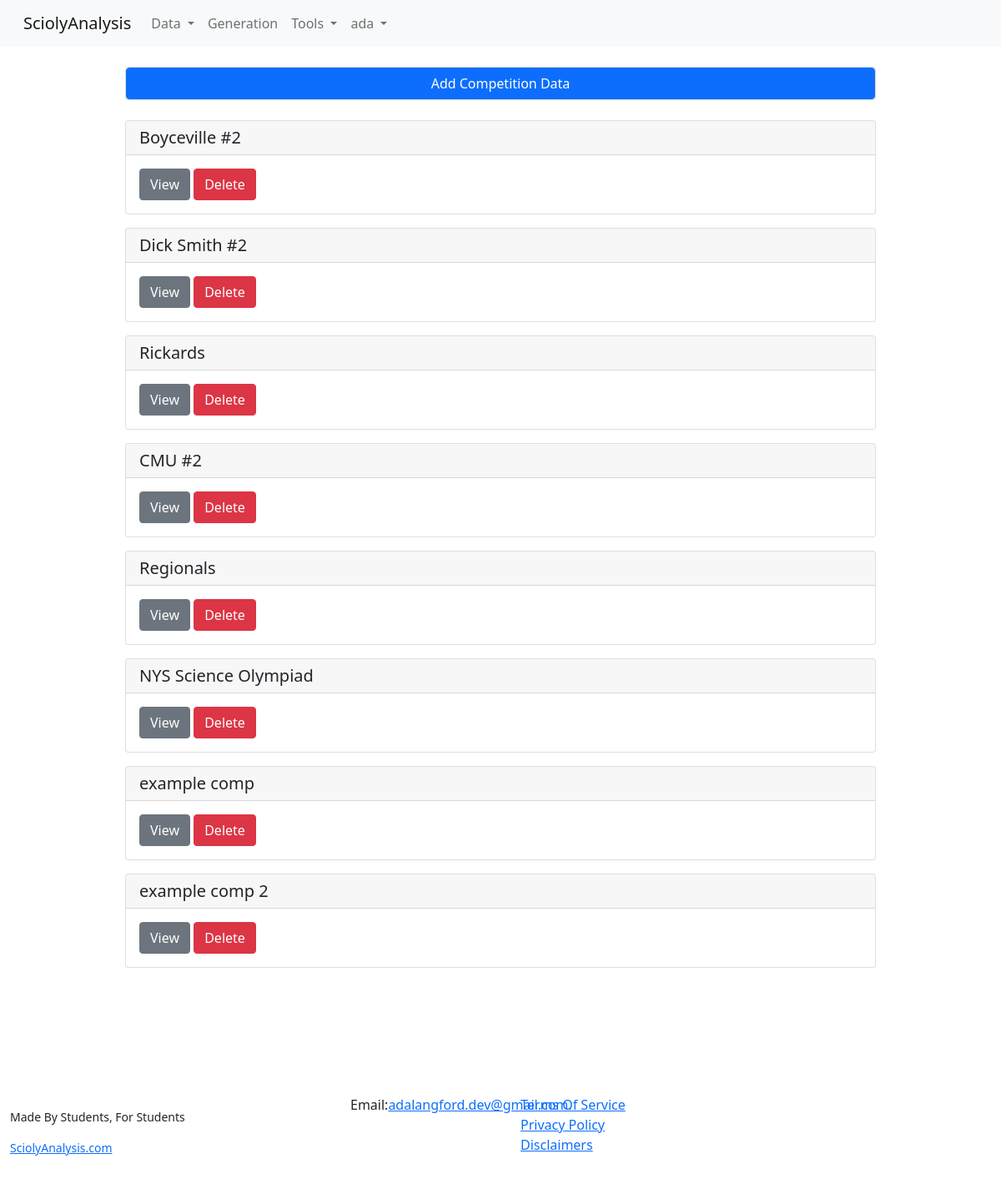
/data/ (signed in), run on the app's committed database.
### data/models.py (models this page shows, shortened)
class Competition(models.Model):
    name = models.CharField(max_length=200)
    user = models.ForeignKey(User, on_delete=models.CASCADE)
    date = models.DateField(auto_now=False,auto_now_add=False)
    number_of_teams_competed = models.PositiveIntegerField()

### data/views.py (the view)
# urls.py: path('', views.competitionListView, name="competitionListView"),
@login_required
def competitionListView(request):
    competitions = Competition.objects.filter(user=request.user.id)
    context = {
        "competition_list":competitions,
    }
    return render(request, "data/competition_list.html", context)

### data/templates/data/competition_list.html
{% extends 'main.html' %}
    {% block bodycontent %}
        <div class="card w-75 mx-auto my-4"><a href="{% url 'competitionCreateView' %}" class="btn btn-primary">Add Competition Data</a></div>
        {% for c in competition_list %}
            <div class="card w-75 mx-auto my-3">
                <h5 class="card-header">{{c.name}}</h5>
                <div class="card-body">
                    <a href="{% url 'competitionView' pk=c.id %}" class="btn btn-secondary">View</a>
                    <a href="{% url 'competitionDeleteView' pk=c.id %}" class="btn btn-danger">Delete</a>
                </div>
            </div>
        {% endfor %}
    {% endblock%}

### templates/sciolysite/navbar.html (shortened to what this page needs)
<nav class="navbar navbar-expand-lg navbar-light bg-light">
    <div class="container-fluid">
      <a class="navbar-brand" href="/">SciolyAnalysis</a>
      <div class="collapse navbar-collapse" id="navbarSupportedContent">
        <ul class="navbar-nav me-auto mb-2 mb-lg-0">
          <li class="nav-item dropdown">
            <a class="nav-link dropdown-toggle" href="{% url 'competitionListView' %}" id="navbarDropdown" role="button" data-bs-toggle="dropdown" aria-expanded="false">
              Data
            </a>
          </li>
          <li class="nav-item">
            <a class="nav-link" href="{% url 'generatedCompetitionsListView' %}">Generation</a>
          </li>
          <li class="nav-item dropdown">
            <a class="nav-link dropdown-toggle" href="{% url 'ConflictCheckingView' %}" id="navbarDropdown" role="button" data-bs-toggle="dropdown" aria-expanded="false">
              Tools
            </a>
          </li>
          {% if user.is_authenticated %}
          <li class="nav-item dropdown">
            <a class="nav-link dropdown-toggle" href="" id="navbarDropdown" role="button" data-bs-toggle="dropdown" aria-expanded="false">
              {{user.username}}
            </a>
          </li>
          {% endif %}
        </ul>
      </div>
    </div>
  </nav>

### data on the page
Competition: name "Boyceville #2"
Competition: name "Dick Smith #2"
Competition: name "Rickards"
Competition: name "CMU #2"
Competition: name "Regionals"
Competition: name "NYS Science Olympiad"
Competition: name "example comp"
Competition: name "example comp 2"

### other printed values
{{ user.username }} "ada"
